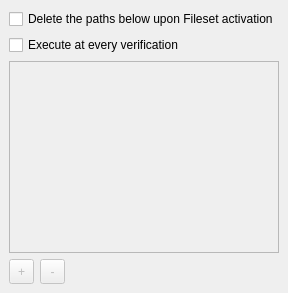
     <widget class="QWidget" name="deleteFiles">
      <attribute name="title">
       <string>Delete Files</string>
      </attribute>
      <layout class="QVBoxLayout" name="verticalLayout_6">
       <property name="leftMargin">
        <number>0</number>
       </property>
       <property name="topMargin">
        <number>0</number>
       </property>
       <property name="rightMargin">
        <number>0</number>
       </property>
       <property name="bottomMargin">
        <number>0</number>
       </property>
       <item>
        <widget class="QWidget" name="deleteFilesEDWidget" native="true">
         <layout class="QGridLayout" name="gridLayout_8">
          <item row="0" column="0">
           <widget class="QCheckBox" name="checkBoxDelete">
            <property name="text">
             <string>Delete the paths below upon Fileset activation</string>
            </property>
           </widget>
          </item>
          <item row="1" column="0">
           <widget class="QCheckBox" name="checkBoxVerify">
            <property name="text">
             <string>Execute at every verification</string>
            </property>
           </widget>
          </item>
          <item row="2" column="0">
           <widget class="StyledTreeView" name="treeViewDeletePaths">
            <property name="enabled">
             <bool>false</bool>
            </property>
            <property name="sizePolicy">
             <sizepolicy hsizetype="Expanding" vsizetype="Expanding">
              <horstretch>0</horstretch>
              <verstretch>0</verstretch>
             </sizepolicy>
            </property>
            <property name="alternatingRowColors">
             <bool>true</bool>
            </property>
            <property name="selectionMode">
             <enum>QAbstractItemView::ExtendedSelection</enum>
            </property>
            <property name="rootIsDecorated">
             <bool>false</bool>
            </property>
            <property name="headerHidden">
             <bool>true</bool>
            </property>
           </widget>
          </item>
          <item row="3" column="0">
           <layout class="QHBoxLayout" name="horizontalLayout_4">
            <item>
             <widget class="QToolButton" name="buttonAddDeletePath">
              <property name="enabled">
               <bool>false</bool>
              </property>
              <property name="sizePolicy">
               <sizepolicy hsizetype="Preferred" vsizetype="Preferred">
                <horstretch>0</horstretch>
                <verstretch>0</verstretch>
               </sizepolicy>
              </property>
              <property name="minimumSize">
               <size>
                <width>25</width>
                <height>25</height>
               </size>
              </property>
              <property name="maximumSize">
               <size>
                <width>25</width>
                <height>25</height>
               </size>
              </property>
              <property name="text">
               <string>+</string>
              </property>
             </widget>
            </item>
            <item>
             <widget class="QToolButton" name="buttonRemoveDeletePath">
              <property name="enabled">
               <bool>false</bool>
              </property>
              <property name="sizePolicy">
               <sizepolicy hsizetype="Preferred" vsizetype="Preferred">
                <horstretch>0</horstretch>
                <verstretch>0</verstretch>
               </sizepolicy>
              </property>
              <property name="minimumSize">
               <size>
                <width>25</width>
                <height>25</height>
               </size>
              </property>
              <property name="maximumSize">
               <size>
                <width>25</width>
                <height>25</height>
               </size>
              </property>
              <property name="text">
               <string>-</string>
              </property>
             </widget>
            </item>
            <item>
             <spacer name="horizontalSpacer_2">
              <property name="orientation">
               <enum>Qt::Horizontal</enum>
              </property>
              <property name="sizeHint" stdset="0">
               <size>
                <width>40</width>
                <height>20</height>
               </size>
              </property>
             </spacer>
            </item>
           </layout>
          </item>
         </layout>
        </widget>
       </item>
      </layout>
     </widget>
